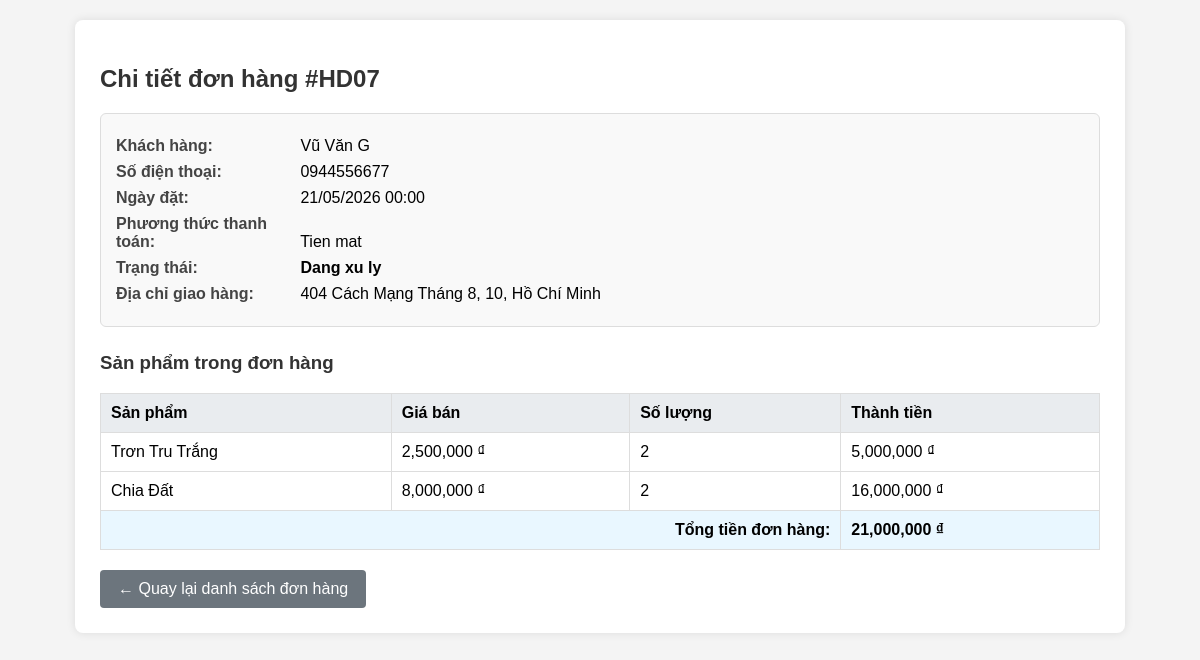
Page /chitiet_donhang.php?mahd=HD07 (signed in) on the committed database.
### tables this page shows
CREATE TABLE hoadon (
    mahd VARCHAR(20) PRIMARY KEY NOT NULL,
    ngaydat DATE DEFAULT (CURRENT_DATE), 
    phuongthucthanhtoan VARCHAR(50) NOT NULL,
    trangthai VARCHAR(50) NOT NULL,
    diachihd VARCHAR(255) NOT NULL, 
    phuonghd VARCHAR(255) NOT NULL,
    thanhtienhd float not null default 0,  
    thanhphohd VARCHAR(255) NOT NULL,
    username VARCHAR(50), 
    FOREIGN KEY (username) REFERENCES khachhang(username)
);

CREATE TABLE khachhang(
    username varchar(50) primary key not null unique,
    hoten varchar(50) not null,
    trangthaitk varchar(20) not null,
    SDT varchar (10) not null,
    diachinha varchar(225) not null,
    phuong varchar(255) not null,
    thanhpho varchar(255) not null,
    matkhau varchar(225) not null
);

CREATE TABLE chitiethd (
    giaban FLOAT NOT NULL CHECK (giaban > 0), 
    soluongmua INT NOT NULL CHECK (soluongmua > 0),
    Thanhtien FLOAT GENERATED ALWAYS AS (giaban * soluongmua) STORED,
    masp int not null,
    mahd varchar(20),
    FOREIGN KEY (masp) REFERENCES sanpham(masp),
    foreign key(mahd) references hoadon(mahd)
);

CREATE TABLE sanpham(
    masp int auto_increment primary key not null,
    tensp varchar(225) not null,
    hientrang varchar(20) not null,
    donvitinh varchar(20) not null,
    motasp varchar(225) not null,
    soluongtontheolo int not null DEFAULT 0,
    hinhanh varchar(225) not null,
    phantramloinhuanmongmuon float not null check(phantramloinhuanmongmuon > 0),
    giabandexuat float not null check(giabandexuat > 0),
    maloai varchar(20),
    foreign key (maloai) references loai(maloai)
);

### chitiet_donhang.php (the view, shortened to what this page needs)
<?php
require_once 'db.php';
$mahd = isset($_GET['mahd']) ? trim($_GET['mahd']) : '';
$stmt = $conn->prepare("
    SELECT h.*, kh.hoten, kh.SDT, kh.diachinha
    FROM hoadon h
    LEFT JOIN khachhang kh ON h.username = kh.username
    WHERE h.mahd = ?
");
$stmt->bind_param("s", $mahd);
$stmt->execute();
$hd = $stmt->get_result()->fetch_assoc();
$stmt_ct = $conn->prepare("
    SELECT ct.*, sp.tensp
    FROM chitiethd ct
    JOIN sanpham sp ON ct.masp = sp.masp
    WHERE ct.mahd = ?
");
$stmt_ct->bind_param("s", $mahd);
$stmt_ct->execute();
$chitiet = $stmt_ct->get_result();
?>
<!DOCTYPE html>
<html lang="vi">
<head>
</head>
<body>
<div class="container">
    <h2>Chi tiết đơn hàng #<?= htmlspecialchars($mahd) ?></h2>
    <div class="info-box">
        <p><strong>Khách hàng:</strong> <?= htmlspecialchars($hd['hoten'] ?: $hd['username']) ?></p>
        <p><strong>Số điện thoại:</strong> <?= htmlspecialchars($hd['SDT'] ?: '—') ?></p>
        <p><strong>Ngày đặt:</strong> <?= date('d/m/Y H:i', strtotime($hd['ngaydat'])) ?></p>
        <p><strong>Phương thức thanh toán:</strong> <?= htmlspecialchars($hd['phuongthucthanhtoan']) ?></p>
        <p><strong>Trạng thái:</strong> <span style="font-weight:bold;"><?= htmlspecialchars($hd['trangthai']) ?></span></p>
        <p><strong>Địa chỉ giao hàng:</strong> <?= htmlspecialchars($hd['diachihd']) ?>, <?= htmlspecialchars($hd['phuonghd']) ?>, <?= htmlspecialchars($hd['thanhphohd']) ?></p>
    </div>
    <h3>Sản phẩm trong đơn hàng</h3>
    <table>
        <thead>
            <tr>
                <th>Sản phẩm</th>
                <th>Giá bán</th>
                <th>Số lượng</th>
                <th>Thành tiền</th>
            </tr>
        </thead>
        <tbody>
        <?php
        $tongtien = 0;
        while ($row = $chitiet->fetch_assoc()):
            $thanhtien = $row['giaban'] * $row['soluongmua'];
            $tongtien += $thanhtien;
        ?>
            <tr>
                <td><?= htmlspecialchars($row['tensp']) ?></td>
                <td><?= number_format($row['giaban']) ?> ₫</td>
                <td><?= $row['soluongmua'] ?></td>
                <td><?= number_format($thanhtien) ?> ₫</td>
            </tr>
        <?php endwhile; ?>
            <tr class="total-row">
                <td colspan="3" style="text-align:right;">Tổng tiền đơn hàng:</td>
                <td><?= number_format($tongtien) ?> ₫</td>
            </tr>
        </tbody>
    </table>
    <a href="admin.php?page=donhang" class="btn-back">← Quay lại danh sách đơn hàng</a>
</div>
</body>
</html>

### chitiet_donhang.php (style rules this page uses)
body { font-family: Arial, Helvetica, sans-serif; background: #f4f4f4; margin: 0; padding: 20px; }
.container { max-width: 1000px; margin: 0 auto; background: white; padding: 25px; border-radius: 8px; box-shadow: 0 0 10px rgba(0,0,0,0.1); }
h2, h3 { color: #333; }
.info-box { background: #f9f9f9; border: 1px solid #ddd; padding: 15px; margin-bottom: 25px; border-radius: 6px; }
.info-box p { margin: 8px 0; }
.info-box strong { display: inline-block; width: 180px; color: #444; }
table { width: 100%; border-collapse: collapse; margin-top: 10px; }
th, td { padding: 10px; border: 1px solid #ddd; }
th { background: #e9ecef; text-align: left; }
.total-row { font-weight: bold; background: #e9f7ff; }
.btn-back { display: inline-block; margin-top: 20px; padding: 10px 18px; background: #6c757d; color: white; text-decoration: none; border-radius: 4px; }

### rows in the picture
hoadon: username.hoten "Vũ Văn G", username.SDT "0944556677", ngaydat "21/05/2026 00:00", phuongthucthanhtoan "Tien mat", trangthai "Dang xu ly", diachihd "404 Cách Mạng Tháng 8", phuonghd "10", thanhphohd "Hồ Chí Minh"
chitiethd: masp.tensp "Trơn Tru Trắng", giaban "2,500,000", soluongmua "2", thanhtien "5,000,000"
chitiethd: masp.tensp "Chia Đất", giaban "8,000,000", soluongmua "2", thanhtien "16,000,000"

### other values in the picture
$mahd "HD07"
$tongtien "21,000,000"
